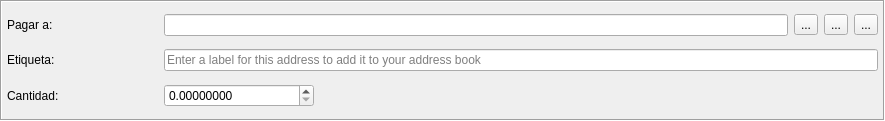
<?xml version="1.0" encoding="UTF-8"?>
<ui version="4.0">
 <class>TransferFrame</class>
 <widget class="QFrame" name="TransferFrame">
  <property name="geometry">
   <rect>
    <x>0</x>
    <y>0</y>
    <width>885</width>
    <height>121</height>
   </rect>
  </property>
  <property name="windowTitle">
   <string>Frame</string>
  </property>
  <property name="frameShape">
   <enum>QFrame::Box</enum>
  </property>
  <property name="frameShadow">
   <enum>QFrame::Sunken</enum>
  </property>
  <layout class="QGridLayout" name="gridLayout">
   <property name="leftMargin">
    <number>5</number>
   </property>
   <property name="topMargin">
    <number>5</number>
   </property>
   <property name="rightMargin">
    <number>5</number>
   </property>
   <property name="bottomMargin">
    <number>5</number>
   </property>
   <item row="0" column="0">
    <widget class="QLabel" name="label">
     <property name="text">
      <string>Pagar a:</string>
     </property>
    </widget>
   </item>
   <item row="0" column="3">
    <widget class="QToolButton" name="m_addressBookButton">
     <property name="text">
      <string>...</string>
     </property>
     <property name="icon">
      <iconset resource="../../resources.qrc">
       <normaloff>:/icons/address-book</normaloff>:/icons/address-book</iconset>
     </property>
    </widget>
   </item>
   <item row="0" column="4">
    <widget class="QToolButton" name="m_pasteButton">
     <property name="text">
      <string>...</string>
     </property>
     <property name="icon">
      <iconset resource="../../resources.qrc">
       <normaloff>:/icons/paste</normaloff>:/icons/paste</iconset>
     </property>
    </widget>
   </item>
   <item row="1" column="1" colspan="5">
    <widget class="QLineEdit" name="m_labelEdit">
     <property name="placeholderText">
      <string>Enter a label for this address to add it to your address book</string>
     </property>
    </widget>
   </item>
   <item row="2" column="0">
    <widget class="QLabel" name="label_3">
     <property name="text">
      <string>Cantidad:</string>
     </property>
    </widget>
   </item>
   <item row="0" column="5">
    <widget class="QToolButton" name="m_removeButton">
     <property name="text">
      <string>...</string>
     </property>
     <property name="icon">
      <iconset resource="../../resources.qrc">
       <normaloff>:/icons/remove</normaloff>:/icons/remove</iconset>
     </property>
    </widget>
   </item>
   <item row="2" column="2" colspan="4">
    <spacer name="horizontalSpacer">
     <property name="orientation">
      <enum>Qt::Horizontal</enum>
     </property>
     <property name="sizeHint" stdset="0">
      <size>
       <width>558</width>
       <height>17</height>
      </size>
     </property>
    </spacer>
   </item>
   <item row="1" column="0">
    <widget class="QLabel" name="label_2">
     <property name="text">
      <string>Etiqueta:</string>
     </property>
    </widget>
   </item>
   <item row="2" column="1">
    <widget class="QDoubleSpinBox" name="m_amountSpin">
     <property name="layoutDirection">
      <enum>Qt::LeftToRight</enum>
     </property>
     <property name="suffix">
      <string notr="true"/>
     </property>
     <property name="decimals">
      <number>8</number>
     </property>
     <property name="maximum">
      <double>999999999.999999046325684</double>
     </property>
    </widget>
   </item>
   <item row="0" column="1" colspan="2">
    <widget class="QLineEdit" name="m_addressEdit"/>
   </item>
  </layout>
 </widget>
 <tabstops>
  <tabstop>m_addressEdit</tabstop>
  <tabstop>m_labelEdit</tabstop>
  <tabstop>m_amountSpin</tabstop>
  <tabstop>m_addressBookButton</tabstop>
  <tabstop>m_pasteButton</tabstop>
  <tabstop>m_removeButton</tabstop>
 </tabstops>
 <resources>
  <include location="../../resources.qrc"/>
 </resources>
 <connections>
  <connection>
   <sender>m_removeButton</sender>
   <signal>clicked()</signal>
   <receiver>TransferFrame</receiver>
   <slot>close()</slot>
   <hints>
    <hint type="sourcelabel">
     <x>862</x>
     <y>21</y>
    </hint>
    <hint type="destinationlabel">
     <x>442</x>
     <y>60</y>
    </hint>
   </hints>
  </connection>
  <connection>
   <sender>m_addressBookButton</sender>
   <signal>clicked()</signal>
   <receiver>TransferFrame</receiver>
   <slot>addressBookClicked()</slot>
   <hints>
    <hint type="sourcelabel">
     <x>786</x>
     <y>21</y>
    </hint>
    <hint type="destinationlabel">
     <x>442</x>
     <y>60</y>
    </hint>
   </hints>
  </connection>
  <connection>
   <sender>m_pasteButton</sender>
   <signal>clicked()</signal>
   <receiver>TransferFrame</receiver>
   <slot>pasteClicked()</slot>
   <hints>
    <hint type="sourcelabel">
     <x>824</x>
     <y>21</y>
    </hint>
    <hint type="destinationlabel">
     <x>442</x>
     <y>60</y>
    </hint>
   </hints>
  </connection>
 </connections>
 <slots>
  <slot>addressBookClicked()</slot>
  <slot>pasteClicked()</slot>
 </slots>
</ui>
